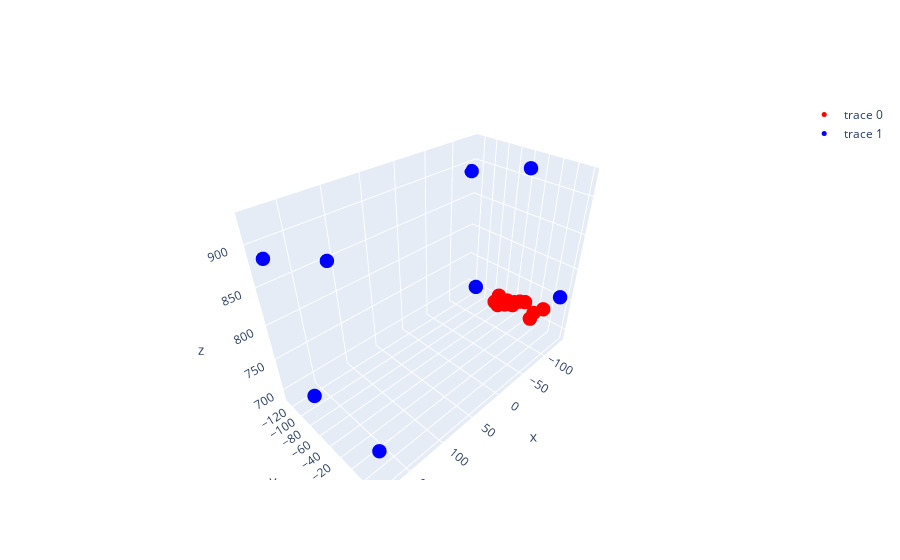

Write notebook code for a chart like this one.
### Code cell
calibration_path = '/Users/thomasbush/Documents/Vault/Iurilli_lab/3d_tracking/data/calibration'
backprojections_plots(anipose_ds, 350, slp_dir, calibration_path, arena_path)

### Figure 1 — Plotly figure (JSON) as saved in the notebook; plotly's stock layout.template omitted (floating-point values rounded to 4 significant figures)
{"data": [{"marker": {"color": "red", "size": 5}, "mode": "markers", "type": "scatter3d", "x": [-114.3, -119.6, -105.1, -102.0, -120.5, -124.1, -129.5, -114.3, -124.6, -103.2, -103.2, -115.0, -104.9], "y": [10.29, -30.13, 11.4, -47.67, -29.25, -57.68, 15.63, -49.91, -29.17, 1.361, -6.838, -38.7, -28.51], "z": [727.8, 718.5, 723.8, 723.0, 716.9, 699.9, 728.8, 726.4, 720.2, 747.6, 744.2, 716.1, 733.8]}, {"marker": {"color": "blue", "size": 5}, "mode": "markers", "type": "scatter3d", "x": [-110.3, 171.1, 181.7, -137.1, -131.6, 179.0, 166.3, -134.5], "y": [-19.96, -19.77, 40.04, 33.3, -127.8, -128.8, -109.3, -110.2], "z": [926.4, 923.0, 742.0, 754.7, 888.4, 881.4, 688.2, 702.4]}], "layout": {}}
